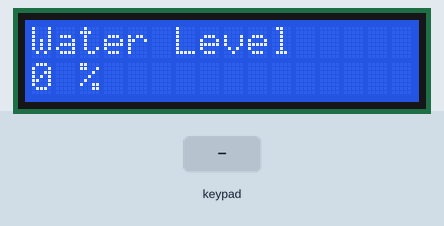
The sketch below on a simulated Arduino Uno, built with avr-gcc and run on an emulated ATmega328P. Shown: 16×2 character LCD. The inputs (shaded band) are chosen by the test bench.

Above: at 1.2 s.
1.3 s: key '*' pressed
At 2.4 s:
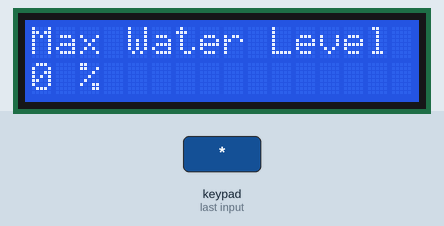
2.8 s: keypad keys 9 8 7 6 A pressed 0.4 s apart
At 5.4 s:
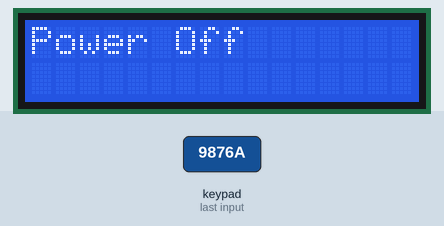
6.3 s: key 'A' pressed
At 7.3 s:
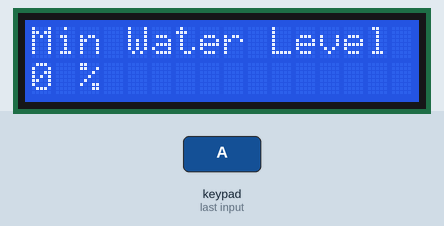
7.8 s: key 'C' pressed
At 8.3 s:
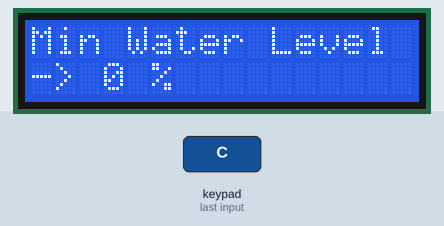
9.3 s: keypad keys 9 8 7 6 * pressed 0.4 s apart
At 11.3 s:
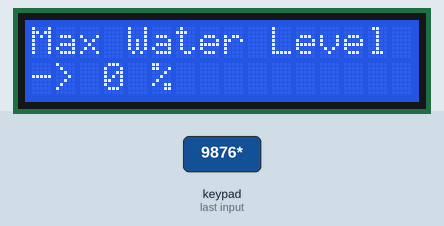
12.8 s: key 'D' pressed
At 13.7 s:
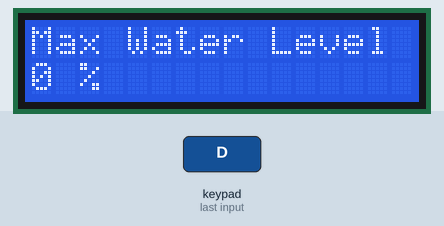
Timing chart, 0 to 15.3 s (numbered marks = the images above; inputs shaded):
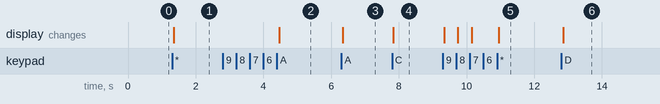

Measured:
- after the input at 1.3 s, the display: changes after 0.05 s (image 1)
- after the input at 2.8 s, the display: changes after 1.7 s (image 2)
- after the input at 6.3 s, the display: changes at once (image 3)
- after the input at 7.8 s, the display: changes at once (image 4)
- after the input at 9.3 s, the display: first changes at once (image 5 shows a later state)
- after the input at 12.8 s, the display: changes after 0.05 s (image 6)

The sketch:

lcdMenuTest.ino
```cpp
#include <LiquidCrystal_I2C.h>
#include <Wire.h>
#include <Keypad.h>

// Keypad parameter
#define ROWS 4
#define COLS 4
// LCD parameter
#define I2C_ADDR 0x3F
#define BACKLIGHT_PIN 3
#define En_pin 2
#define Rw_pin 1
#define Rs_pin 0
#define D4_pin 4
#define D5_pin 5
#define D6_pin 6
#define D7_pin 7

//LCD Menu
#define Menu_1 "Water Level     "
#define Menu_2 "Max Water Level "
#define Menu_3 "Min Water Level "
#define Menu_4 "Power Off       "
#define Percentage "%            "
#define Centimeter "cm           "

// global variable
// Keypad stuff
char keys[ROWS][COLS] = {
  {'1','2','3','A'},
  {'4','5','6','B'},
  {'7','8','9','C'},
  {'*','0','#','D'}
};
byte rowPins[ROWS] = {9,8,7,6};
byte colPins[COLS] = {5,4,3,2};
Keypad key(makeKeymap(keys), rowPins, colPins, ROWS, COLS);
char keyPressed;
volatile byte flag = 0;

// LCD stuff
LiquidCrystal_I2C lcd(I2C_ADDR, En_pin, Rw_pin, Rs_pin, D4_pin, D5_pin, D6_pin, D7_pin, BACKLIGHT_PIN, POSITIVE);
bool inputFlag = false;
bool parameterFlag = false;
String number = "";

//LCD Menu Logic
const int numOfScreens = 4;
int currentScreen = 0;
String screen[numOfScreens] = {Menu_1, Menu_2, Menu_3, Menu_4};
int parameters[numOfScreens];

void setup() {
  lcd.begin(16,2);
  lcd.setBacklight(HIGH);
}

void loop() {
  keypadListening();
  inputFlags();
  resolveInput();
}
```

Keypad.ino
```cpp
void keypadListening() {
  char temp;
  temp = key.getKey();
  if (temp) {
    keyPressed = temp;
    flag = 1;
    lcd.setBacklight(HIGH);
  }
}
```

LCD.ino
```cpp
void inputFlags() {
  //Menu Button
  if (keyPressed == '*') {
    inputFlag = true;
    currentScreen = 1;
  }
  //Exit/Delete Button
  else if (keyPressed == '#') {
    if (parameterFlag) {
      number = "";
      parameters[currentScreen] = 0;
    } else {
      inputFlag = false;
      currentScreen = 0;
      number = "";
    }
  }
}

void resolveInput() {
  if (inputFlag) {
    currentScreen == 1;
    inputAction(keyPressed);
    keyPressed = NULL;
  }
  printScreen();
}

void inputAction(char input) {
  //Up Button
  if (input == 'A') {
    if (parameterFlag) {
      if (parameters[currentScreen] != 100) {
        parameters[currentScreen]++;
      }
    } else if (currentScreen == 1) {
      currentScreen = numOfScreens - 1;
    } else {
      currentScreen--;
    }
    //Down Button
  } else if (input == 'B') {
    if (parameterFlag) {
      if (parameters[currentScreen] != 0) {
        parameters[currentScreen]--;
      }
    } else if (currentScreen == numOfScreens - 1) {
      currentScreen = 1;
    } else {
      currentScreen++;
    }
    //Select Button
  } else if (input == 'C') {
    if (currentScreen != numOfScreens - 1) {
      parameterFlag = true;
    } else if (currentScreen == numOfScreens - 1) {
      //Power Off
      lcd.setBacklight(LOW);
    }
    //Back Button
  } else if (input == 'D') {
    parameterFlag = false;
    number = "";
    //Number Button
  } else if (input == '1' || input == '2' || input == '3' || input == '4' || input == '5' ||
             input == '6' || input == '7' || input == '8' || input == '9' || input == '0') {
    if (parameterFlag) {
      number += input;
      parameters[currentScreen] = constrain(number.toInt(), 0, 100);
    }
  }
}

void printScreen() {
  //  lcd.clear();
  lcd.setCursor(0, 0);
  lcd.print(screen[currentScreen]);
  lcd.setCursor(0, 1);
  if (currentScreen == numOfScreens - 1) {
    lcd.print("                ");
  } else {
    if (parameterFlag) {
      lcd.print("-> ");
    }
    lcd.print(parameters[currentScreen]);
    lcd.print(" ");
    lcd.print(Percentage);
  }
}
```
